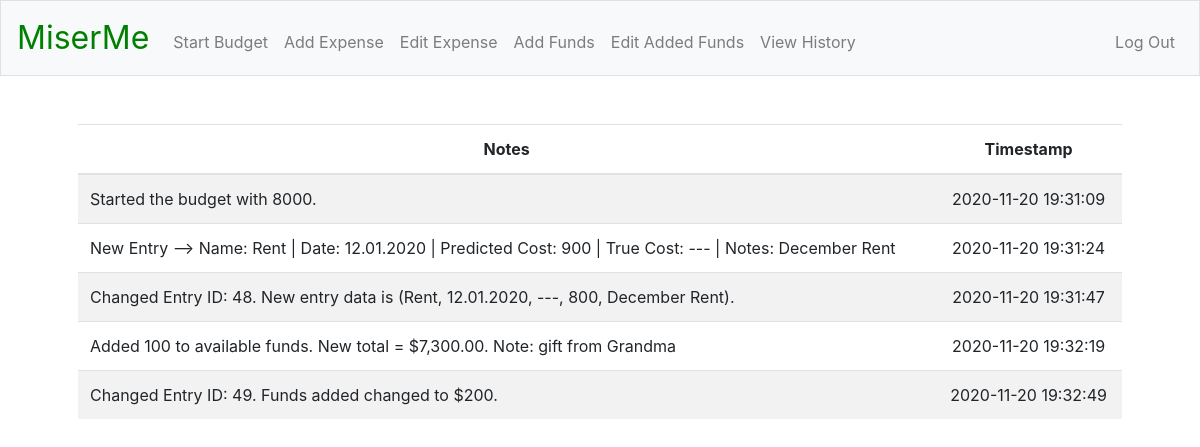
Before: /history (signed in) with the older database file.
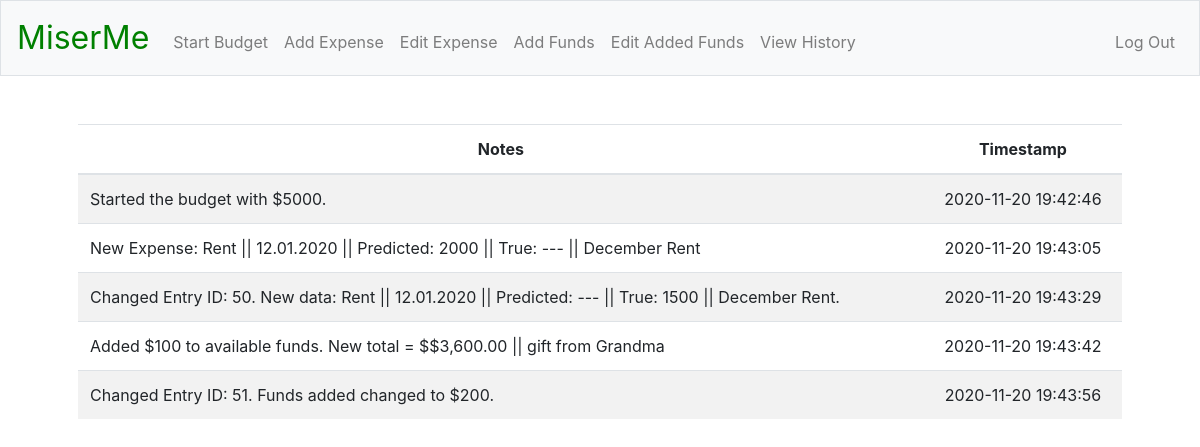
After: the same page with the newer database file.
### tables this page shows
CREATE TABLE history (
history_id INTEGER PRIMARY KEY AUTOINCREMENT NOT NULL,
user_id INTEGER NOT NULL,
notes TEXT NOT NULL,
timestamp DATETIME DEFAULT (DATETIME(CURRENT_TIMESTAMP, 'LOCALTIME')),
FOREIGN KEY(user_id) REFERENCES registrants(id));

### app.py (the view)
@app.route("/history")
@login_required
def history():
    c.execute("""
    SELECT notes, timestamp FROM history WHERE user_id = :user_id;
    """, {"user_id": session["user_id"]})
    rows = c.fetchall()
    entries = []
    for row in rows:
        entries.append({
            "notes": row[0],
            "timestamp": row[1]
        })
    return render_template("history.html", entries = entries)

### helpers.py (called while the page is built)
def login_required(f):
    @wraps(f)
    def decorated_functions(*args, **kwargs):
        if session.get("user_id") is None:
            return redirect("/login")
        return f(*args, **kwargs)
    return decorated_functions

### templates/history.html (shortened to what this page needs)
{% extends "layout.html" %}
{% block main %}
    <table class="table table-striped">
        <thead>
            <tr>
                <th>Notes</th>
                <th>Timestamp</th>
            </tr>
        </thead>
        <tbody>
            {% for i in entries %}
            <tr>
                <td style="text-align:left">{{ i["notes"] }}</td>
                <td>{{ i["timestamp"] }}</td>
            </tr>
            {% endfor %}
        </tbody>
    </table>
{% endblock %}

Changed rows visible on the page:
removed history: notes "Started the budget with 8000.", timestamp "2020-11-20 19:31:09"
removed history: notes "New Entry --> Name: Rent | Date: 12.01.2020 | Predicted Cost: 900 | True Cost: --- | Notes: December Rent", timestamp "2020-11-20 19:31:24"
removed history: notes "Changed Entry ID: 48. New entry data is (Rent, 12.01.2020, ---, 800, December Rent).", timestamp "2020-11-20 19:31:47"
removed history: notes "Added 100 to available funds. New total = $7,300.00. Note: gift from Grandma", timestamp "2020-11-20 19:32:19"
removed history: notes "Changed Entry ID: 49. Funds added changed to $200.", timestamp "2020-11-20 19:32:49"
added history: notes "Started the budget with $5000.", timestamp "2020-11-20 19:42:46"
added history: notes "New Expense: Rent || 12.01.2020 || Predicted: 2000 || True: --- || December Rent", timestamp "2020-11-20 19:43:05"
added history: notes "Changed Entry ID: 50. New data: Rent || 12.01.2020 || Predicted: --- || True: 1500 || December Rent.", timestamp "2020-11-20 19:43:29"
added history: notes "Added $100 to available funds. New total = $$3,600.00 || gift from Grandma", timestamp "2020-11-20 19:43:42"
added history: notes "Changed Entry ID: 51. Funds added changed to $200.", timestamp "2020-11-20 19:43:56"
